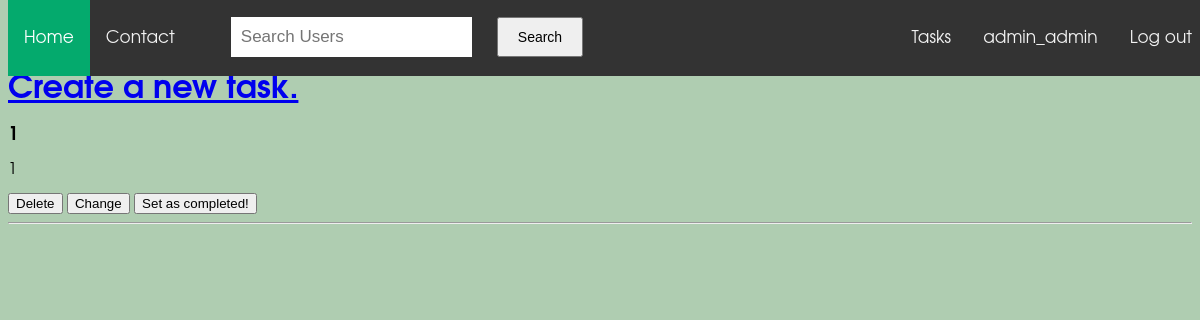
The app's page /tasks/admin_admin/ (signed in), older data.
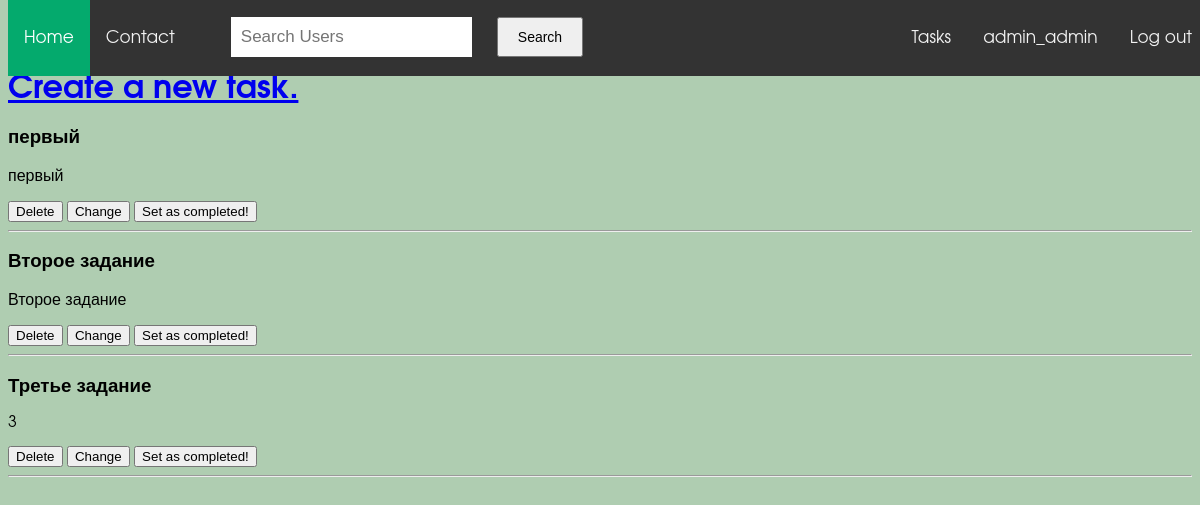
The same page, newer data.
### to_do_application/models.py (models this page shows, shortened)
class Task(models.Model):
    is_completed = models.BooleanField(default=False)
    is_public = models.BooleanField(default=True)
    title = models.CharField(max_length=60, default="")
    description = models.CharField(max_length=250, default="")
    user = models.ForeignKey(UserModel, on_delete=models.CASCADE, null=True)

### to_do_application/views.py (the view)
# urls.py: path('tasks/<str:user_name>/', views.get_user_tasks_page, name='tasks'),  # \/
@login_required
def get_user_tasks_page(request, user_name: str = None, task_id: int = None):
    if task_id is not None:
        task = Task.objects.get(id=task_id)
        username = task.user.username
        task.delete()
        return HttpResponseRedirect(reverse('tasks', args=[username]))
    else:
        user = UserModel.objects.get(username=user_name)
    return render(request, 'to_do_application/tasks.html', context={
        'user': user,
    })

### to_do_application/templates/to_do_application/tasks.html (shortened to what this page needs)
{% extends 'base.html' %}
{% load static %}
{% block content %}
    {% include 'to_do_application/includes/nav_bar.html' %}
    {% if user.is_authenticated %}
        <br>
        <br>
        <br>
        <h1><a href="{% url 'create_new_task' user_name=user.username %}">Create a new task.</a></h1>
        {% for task in user.task_set.all %}
                {% if not task.is_completed %}
                    <h3>{{ task.title }}</h3>
                    <p>{{ task.description }}</p>
                    <form method="get">
                        <button formaction="{% url 'tasks' task_id=task.id %}">Delete</button>
                        <button formaction="{% url 'change_task' task_id=task.id user_name=user.username %}">Change</button>
                        <button formaction="{% url 'completed_task' task_id=task.id user_name=user.username %}">Set as completed!</button>
                    </form>
                    <hr>
                {% endif %}
        {% endfor %}
    {% else %}
        <br>
        <br>
        <br>
    <h1>You are not authenticated, sorry.</h1>
    <h2><a href="{% url 'registration' %}">Register</a> / <a href="{% url 'authorisation' %}">Login</a></h2>
    {% endif %}
{% endblock %}

Row changes from the older to the newer data that the page shows:
no longer on this page (row edited): Task: title "1", description "1"
added Task: title "первый", description "первый"
added Task: title "Второе задание", description "Второе задание"
added Task: title "Третье задание", description "3"
